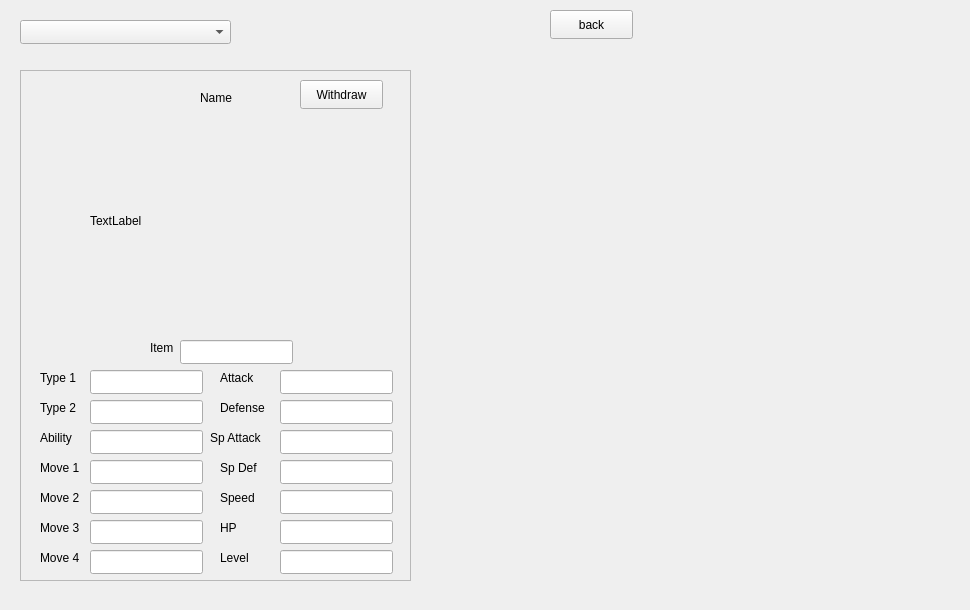
   <widget class="QWidget" name="page_4">
    <widget class="QComboBox" name="comboBox">
     <property name="geometry">
      <rect>
       <x>20</x>
       <y>20</y>
       <width>211</width>
       <height>24</height>
      </rect>
     </property>
    </widget>
    <widget class="QFrame" name="frame_7">
     <property name="geometry">
      <rect>
       <x>20</x>
       <y>70</y>
       <width>391</width>
       <height>511</height>
      </rect>
     </property>
     <property name="frameShape">
      <enum>QFrame::StyledPanel</enum>
     </property>
     <property name="frameShadow">
      <enum>QFrame::Raised</enum>
     </property>
     <widget class="QLineEdit" name="lineEdit_63">
      <property name="geometry">
       <rect>
        <x>260</x>
        <y>450</y>
        <width>113</width>
        <height>24</height>
       </rect>
      </property>
     </widget>
     <widget class="QLabel" name="label_51">
      <property name="geometry">
       <rect>
        <x>20</x>
        <y>330</y>
        <width>49</width>
        <height>16</height>
       </rect>
      </property>
      <property name="text">
       <string>Type 2</string>
      </property>
     </widget>
     <widget class="QLabel" name="label_57">
      <property name="geometry">
       <rect>
        <x>200</x>
        <y>330</y>
        <width>49</width>
        <height>16</height>
       </rect>
      </property>
      <property name="text">
       <string>Defense</string>
      </property>
     </widget>
     <widget class="QLabel" name="label_50">
      <property name="geometry">
       <rect>
        <x>20</x>
        <y>300</y>
        <width>49</width>
        <height>16</height>
       </rect>
      </property>
      <property name="text">
       <string>Type 1</string>
      </property>
     </widget>
     <widget class="QLabel" name="label_52">
      <property name="geometry">
       <rect>
        <x>20</x>
        <y>360</y>
        <width>49</width>
        <height>16</height>
       </rect>
      </property>
      <property name="text">
       <string>Ability</string>
      </property>
     </widget>
     <widget class="QLabel" name="label_59">
      <property name="geometry">
       <rect>
        <x>190</x>
        <y>360</y>
        <width>71</width>
        <height>16</height>
       </rect>
      </property>
      <property name="text">
       <string>Sp Attack</string>
      </property>
     </widget>
     <widget class="QLabel" name="label_54">
      <property name="geometry">
       <rect>
        <x>20</x>
        <y>420</y>
        <width>49</width>
        <height>16</height>
       </rect>
      </property>
      <property name="text">
       <string>Move 2</string>
      </property>
     </widget>
     <widget class="QLabel" name="label_62">
      <property name="geometry">
       <rect>
        <x>200</x>
        <y>450</y>
        <width>49</width>
        <height>16</height>
       </rect>
      </property>
      <property name="text">
       <string>HP</string>
      </property>
     </widget>
     <widget class="QLineEdit" name="lineEdit_52">
      <property name="geometry">
       <rect>
        <x>70</x>
        <y>390</y>
        <width>113</width>
        <height>24</height>
       </rect>
      </property>
     </widget>
     <widget class="QLineEdit" name="lineEdit_58">
      <property name="geometry">
       <rect>
        <x>260</x>
        <y>420</y>
        <width>113</width>
        <height>24</height>
       </rect>
      </property>
     </widget>
     <widget class="QLabel" name="label_53">
      <property name="geometry">
       <rect>
        <x>20</x>
        <y>390</y>
        <width>49</width>
        <height>16</height>
       </rect>
      </property>
      <property name="text">
       <string>Move 1</string>
      </property>
     </widget>
     <widget class="QLabel" name="label_60">
      <property name="geometry">
       <rect>
        <x>200</x>
        <y>420</y>
        <width>49</width>
        <height>16</height>
       </rect>
      </property>
      <property name="text">
       <string>Speed</string>
      </property>
     </widget>
     <widget class="QLabel" name="label_55">
      <property name="geometry">
       <rect>
        <x>20</x>
        <y>450</y>
        <width>49</width>
        <height>16</height>
       </rect>
      </property>
      <property name="text">
       <string>Move 3</string>
      </property>
     </widget>
     <widget class="QLineEdit" name="lineEdit_53">
      <property name="geometry">
       <rect>
        <x>70</x>
        <y>420</y>
        <width>113</width>
        <height>24</height>
       </rect>
      </property>
     </widget>
     <widget class="QLineEdit" name="lineEdit_55">
      <property name="geometry">
       <rect>
        <x>70</x>
        <y>480</y>
        <width>113</width>
        <height>24</height>
       </rect>
      </property>
     </widget>
     <widget class="QLineEdit" name="lineEdit_62">
      <property name="geometry">
       <rect>
        <x>260</x>
        <y>330</y>
        <width>113</width>
        <height>24</height>
       </rect>
      </property>
     </widget>
     <widget class="QLineEdit" name="lineEdit_12">
      <property name="geometry">
       <rect>
        <x>70</x>
        <y>300</y>
        <width>113</width>
        <height>24</height>
       </rect>
      </property>
     </widget>
     <widget class="QLabel" name="label_56">
      <property name="geometry">
       <rect>
        <x>20</x>
        <y>480</y>
        <width>49</width>
        <height>16</height>
       </rect>
      </property>
      <property name="text">
       <string>Move 4</string>
      </property>
     </widget>
     <widget class="QLineEdit" name="lineEdit_51">
      <property name="geometry">
       <rect>
        <x>70</x>
        <y>360</y>
        <width>113</width>
        <height>24</height>
       </rect>
      </property>
     </widget>
     <widget class="QLineEdit" name="lineEdit_60">
      <property name="geometry">
       <rect>
        <x>260</x>
        <y>300</y>
        <width>113</width>
        <height>24</height>
       </rect>
      </property>
     </widget>
     <widget class="QLabel" name="label_58">
      <property name="geometry">
       <rect>
        <x>200</x>
        <y>300</y>
        <width>49</width>
        <height>16</height>
       </rect>
      </property>
      <property name="text">
       <string>Attack</string>
      </property>
     </widget>
     <widget class="QLineEdit" name="lineEdit_57">
      <property name="geometry">
       <rect>
        <x>260</x>
        <y>390</y>
        <width>113</width>
        <height>24</height>
       </rect>
      </property>
     </widget>
     <widget class="QLineEdit" name="lineEdit_59">
      <property name="geometry">
       <rect>
        <x>260</x>
        <y>480</y>
        <width>113</width>
        <height>24</height>
       </rect>
      </property>
     </widget>
     <widget class="QLineEdit" name="lineEdit_61">
      <property name="geometry">
       <rect>
        <x>260</x>
        <y>360</y>
        <width>113</width>
        <height>24</height>
       </rect>
      </property>
     </widget>
     <widget class="QLabel" name="label_61">
      <property name="geometry">
       <rect>
        <x>200</x>
        <y>390</y>
        <width>49</width>
        <height>16</height>
       </rect>
      </property>
      <property name="text">
       <string>Sp Def</string>
      </property>
     </widget>
     <widget class="QLineEdit" name="lineEdit_13">
      <property name="geometry">
       <rect>
        <x>70</x>
        <y>330</y>
        <width>113</width>
        <height>24</height>
       </rect>
      </property>
     </widget>
     <widget class="QLabel" name="label_63">
      <property name="geometry">
       <rect>
        <x>200</x>
        <y>480</y>
        <width>49</width>
        <height>16</height>
       </rect>
      </property>
      <property name="text">
       <string>Level</string>
      </property>
     </widget>
     <widget class="QLineEdit" name="lineEdit_54">
      <property name="geometry">
       <rect>
        <x>70</x>
        <y>450</y>
        <width>113</width>
        <height>24</height>
       </rect>
      </property>
     </widget>
     <widget class="QLineEdit" name="lineEdit_56">
      <property name="geometry">
       <rect>
        <x>160</x>
        <y>270</y>
        <width>113</width>
        <height>24</height>
       </rect>
      </property>
     </widget>
     <widget class="QLabel" name="label_64">
      <property name="geometry">
       <rect>
        <x>130</x>
        <y>270</y>
        <width>31</width>
        <height>16</height>
       </rect>
      </property>
      <property name="text">
       <string>Item</string>
      </property>
     </widget>
     <widget class="QLabel" name="label_65">
      <property name="geometry">
       <rect>
        <x>180</x>
        <y>20</y>
        <width>71</width>
        <height>16</height>
       </rect>
      </property>
      <property name="text">
       <string>Name</string>
      </property>
     </widget>
     <widget class="QPushButton" name="pushButton_3">
      <property name="geometry">
       <rect>
        <x>280</x>
        <y>10</y>
        <width>83</width>
        <height>29</height>
       </rect>
      </property>
      <property name="text">
       <string>Withdraw</string>
      </property>
     </widget>
     <widget class="QLabel" name="pokemonPic">
      <property name="geometry">
       <rect>
        <x>70</x>
        <y>40</y>
        <width>261</width>
        <height>221</height>
       </rect>
      </property>
      <property name="text">
       <string>TextLabel</string>
      </property>
     </widget>
    </widget>
    <widget class="QWidget" name="gridLayoutWidget">
     <property name="geometry">
      <rect>
       <x>550</x>
       <y>60</y>
       <width>411</width>
       <height>541</height>
      </rect>
     </property>
     <layout class="QGridLayout" name="gridLayout"/>
    </widget>
    <widget class="QPushButton" name="pushButton_4">
     <property name="geometry">
      <rect>
       <x>550</x>
       <y>10</y>
       <width>83</width>
       <height>29</height>
      </rect>
     </property>
     <property name="text">
      <string>back</string>
     </property>
    </widget>
    <zorder>frame_7</zorder>
    <zorder>comboBox</zorder>
    <zorder>gridLayoutWidget</zorder>
    <zorder>pushButton_4</zorder>
   </widget>
